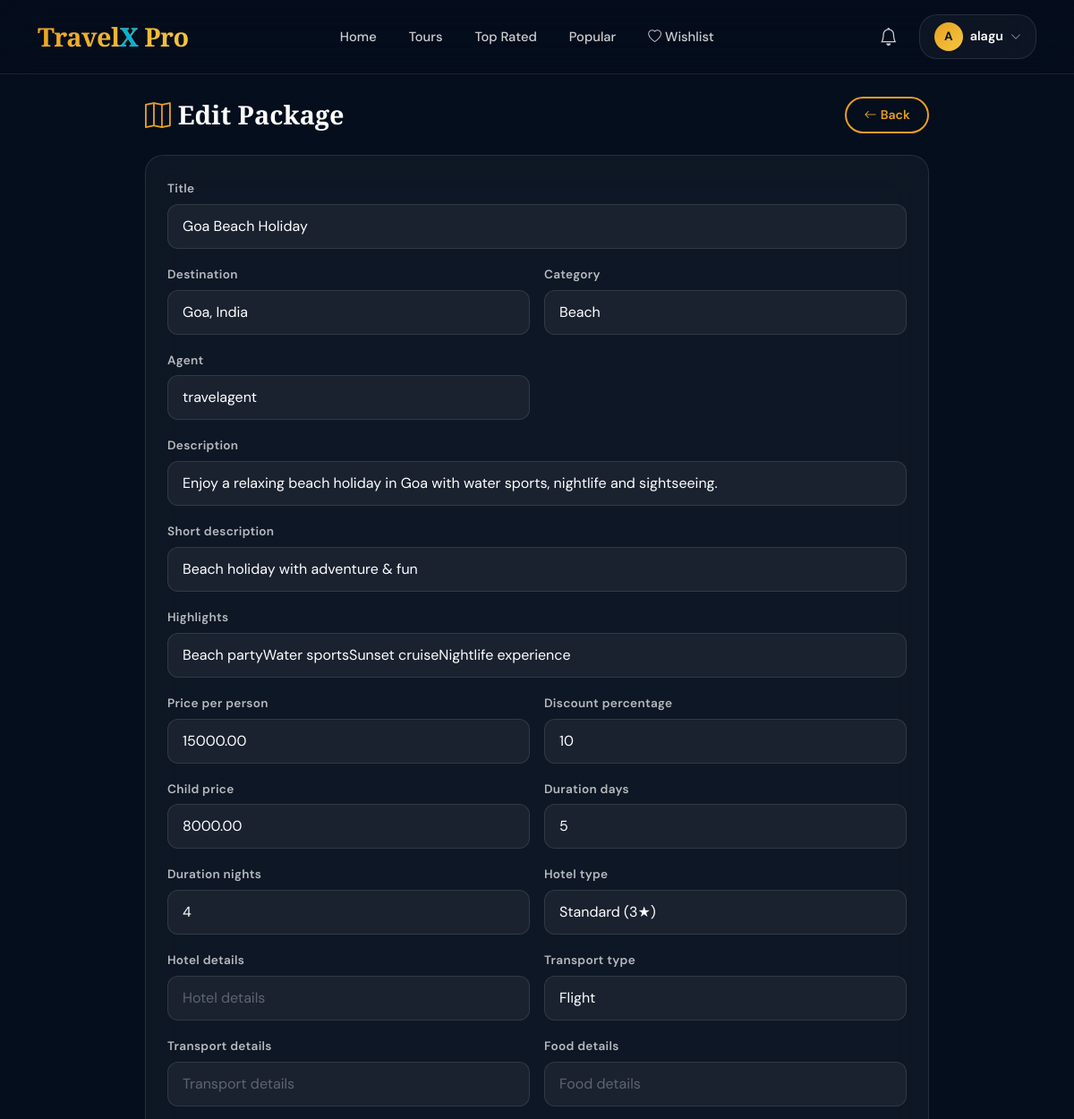
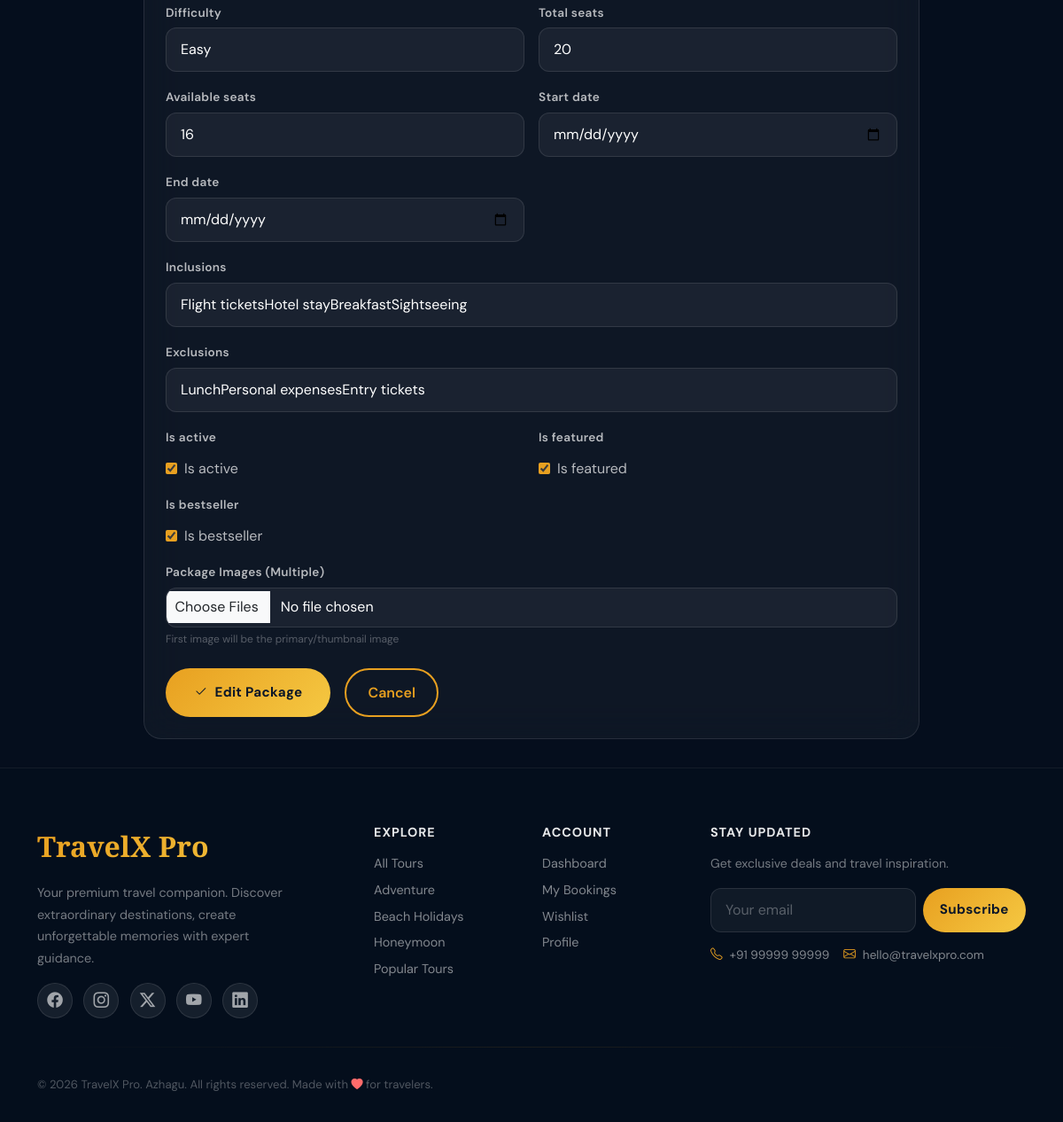
The app's page /dashboard/admin/packages/2/edit/ (signed in) with its own data (2 pictures, top to bottom).
### tours/models.py (models this page shows, shortened)
class TourPackage(models.Model):
    DIFFICULTY_CHOICES = [
        ('easy', 'Easy'),
        ('moderate', 'Moderate'),
        ('challenging', 'Challenging'),
    ]
    HOTEL_TYPE_CHOICES = [
        ('budget', 'Budget (2★)'),
        ('standard', 'Standard (3★)'),
        ('deluxe', 'Deluxe (4★)'),
        ('luxury', 'Luxury (5★)'),
    ]
    TRANSPORT_CHOICES = [
        ('flight', 'Flight'),
        ('train', 'Train'),
        ('bus', 'Bus'),
        ('cruise', 'Cruise'),
        ('self_drive', 'Self Drive'),
    ]
    package_id = models.UUIDField(default=uuid.uuid4, editable=False, unique=True)
    title = models.CharField(max_length=300)
    slug = models.SlugField(unique=True, blank=True, max_length=350)
    destination = models.ForeignKey(
        Destination,
        on_delete=models.SET_NULL,
        null=True,
        related_name='packages'
    )
    category = models.ForeignKey(
        TravelCategory,
        on_delete=models.SET_NULL,
        null=True,
        related_name='packages'
    )
    agent = models.ForeignKey(
        User,
        on_delete=models.SET_NULL,
        null=True,
        blank=True,
        related_name='packages'
    )
    description = models.TextField()
    short_description = models.CharField(max_length=500)
    highlights = models.TextField(help_text='One highlight per line')
    price_per_person = models.DecimalField(max_digits=10, decimal_places=2)
    discount_percentage = models.PositiveIntegerField(default=0, validators=[MaxValueValidator(100)])
    child_price = models.DecimalField(max_digits=10, decimal_places=2, default=0)
    duration_days = models.PositiveIntegerField()
    duration_nights = models.PositiveIntegerField()
    hotel_type = models.CharField(max_length=20, choices=HOTEL_TYPE_CHOICES, default='standard')
    hotel_details = models.TextField(blank=True)
    transport_type = models.CharField(max_length=20, choices=TRANSPORT_CHOICES, default='flight')
    transport_details = models.TextField(blank=True)
    food_details = models.TextField(blank=True)
    difficulty = models.CharField(max_length=20, choices=DIFFICULTY_CHOICES, default='easy')
    total_seats = models.PositiveIntegerField(default=20)
    available_seats = models.PositiveIntegerField(default=20)
    start_date = models.DateField(null=True, blank=True)
    end_date = models.DateField(null=True, blank=True)
    inclusions = models.TextField(blank=True)
    exclusions = models.TextField(blank=True)
    is_active = models.BooleanField(default=True)
    is_featured = models.BooleanField(default=False)
    is_bestseller = models.BooleanField(default=False)
    view_count = models.PositiveIntegerField(default=0)
    booking_count = models.PositiveIntegerField(default=0)
    avg_rating = models.DecimalField(max_digits=3, decimal_places=1, default=0)
    review_count = models.PositiveIntegerField(default=0)
    created_at = models.DateTimeField(auto_now_add=True)
    updated_at = models.DateTimeField(auto_now=True)
    class Meta:
        ordering = ['-created_at']

class Destination(models.Model):
    name = models.CharField(max_length=200)
    country = models.CharField(max_length=100)
    description = models.TextField()
    image = models.ImageField(upload_to='destinations/', blank=True, null=True)
    latitude = models.DecimalField(max_digits=9, decimal_places=6, null=True, blank=True)
    longitude = models.DecimalField(max_digits=9, decimal_places=6, null=True, blank=True)
    is_popular = models.BooleanField(default=False)
    created_at = models.DateTimeField(auto_now_add=True)
    def __str__(self):
        return f"{self.name}, {self.country}"

class TravelCategory(models.Model):
    name = models.CharField(max_length=100)
    icon = models.CharField(max_length=50, default='bi-globe')
    description = models.TextField(blank=True)
    slug = models.SlugField(unique=True, blank=True)
    def __str__(self):
        return self.name

### dashboard/views.py (the view)
# urls.py: path('admin/packages/<int:pk>/edit/', views.admin_edit_package, name='admin_edit_package'),
@login_required
def admin_edit_package(request, pk):
    if not is_agent_or_admin(request.user):
        raise PermissionDenied
    from tours.forms import PackageForm
    package = get_object_or_404(TourPackage, pk=pk)
    profile = getattr(request.user, 'profile', None)
    if profile and profile.role == 'agent':
        if package.agent != request.user:
            raise PermissionDenied  # வேற agent-ஓட package edit பண்ண முடியாது
    if request.method == 'POST':
        form = PackageForm(request.POST, instance=package)
        if form.is_valid():
            form.save()
            from django.contrib import messages
            messages.success(request, 'Package updated successfully!')
            if profile and profile.role == 'agent':
                return redirect('user_dashboard')
            return redirect('admin_packages')
    else:
        form = PackageForm(instance=package)
    return render(request, 'dashboard/admin_package_form.html', {
        'form': form,
        'action': 'Edit',
        'package': package
    })

### templates/dashboard/admin_package_form.html (shortened to what this page needs)
{% extends 'base.html' %}
{% block content %}
<div style="padding:2rem 0;min-height:80vh;">
  <div class="container" style="max-width:900px;">
    <div class="d-flex justify-content-between align-items-center mb-4">
      <h2 style="font-family:var(--font-display);font-size:1.8rem;font-weight:900;color:#fff;margin:0;">
        <i class="bi bi-map me-2" style="color:var(--tx-accent);"></i>{{ action }} Package
      </h2>
      {% if request.user.profile.role == 'agent' %}
      <a href="{% url 'user_dashboard' %}" class="btn-tx-outline btn" style="font-size:0.88rem;padding:0.5rem 1.2rem;">
        <i class="bi bi-arrow-left me-1"></i>Back
      </a>
      {% else %}
      <a href="{% url 'admin_packages' %}" class="btn-tx-outline btn" style="font-size:0.88rem;padding:0.5rem 1.2rem;">
        <i class="bi bi-arrow-left me-1"></i>Back
      </a>
      {% endif %}
    </div>
    <div class="glass-panel p-4">
      <form method="POST" enctype="multipart/form-data">
        <div class="row g-3">
          {% for field in form %}
          <div class="col-{% if field.field.widget.input_type == 'textarea' or field.name == 'description' or field.name == 'highlights' or field.name == 'inclusions' or field.name == 'exclusions' %}12{% elif field.name in 'title,short_description' %}12{% else %}md-6{% endif %}">
            <label class="form-label-tx">{{ field.label }}</label>
            <div>
              {% if field.field.widget.input_type == 'select' %}
              <select name="{{ field.html_name }}" class="form-control form-control-tx">
                {% for value, label in field.field.choices %}
                <option value="{{ value }}" {% if field.value == value %}selected{% endif %} style="background:#0a1628;">{{ label }}</option>
                {% endfor %}
              </select>
              {% elif field.field.widget.input_type == 'textarea' %}
              <textarea name="{{ field.html_name }}" class="form-control form-control-tx" rows="4"
                        placeholder="{{ field.help_text }}">{{ field.value|default:'' }}</textarea>
              {% elif field.field.widget.input_type == 'checkbox' %}
              <div style="margin-top:0.4rem;">
                <label style="display:flex;align-items:center;gap:0.5rem;cursor:pointer;color:rgba(255,255,255,0.7);">
                  <input type="checkbox" name="{{ field.html_name }}" {% if field.value %}checked{% endif %} style="accent-color:var(--tx-accent);">
                  {{ field.label }}
                </label>
              </div>
              {% else %}
              <input type="{{ field.field.widget.input_type }}" name="{{ field.html_name }}"
                     class="form-control form-control-tx" value="{{ field.value|default:'' }}"
                     {% if field.field.required %}required{% endif %}
                     placeholder="{{ field.label }}">
              {% endif %}
            </div>
          </div>
          {% endfor %}
          <div class="col-12">
            <label class="form-label-tx">Package Images (Multiple)</label>
            <input type="file" name="images" multiple accept="image/*" class="form-control form-control-tx"
                   style="padding:0.6rem;">
            <div style="font-size:0.75rem;color:rgba(255,255,255,0.3);margin-top:4px;">First image will be the primary/thumbnail image</div>
          </div>
        </div>
        <div class="d-flex gap-3 mt-4">
          <button type="submit" class="btn-tx-primary btn" style="padding:0.85rem 2rem;">
            <i class="bi bi-check2 me-2"></i>{{ action }} Package
          </button>
          {% if request.user.profile.role == 'agent' %}
          <a href="{% url 'user_dashboard' %}" class="btn-tx-outline btn" style="padding:0.85rem 1.5rem;">Cancel</a>
          {% else %}
          <a href="{% url 'admin_packages' %}" class="btn-tx-outline btn" style="padding:0.85rem 1.5rem;">Cancel</a>
          {% endif %}
        </div>
      </form>
    </div>
  </div>
</div>
{% endblock %}

### templates/base.html (shortened to what this page needs)
<!DOCTYPE html>
<html lang="en">
<head>
  <link href="https://cdn.jsdelivr.net/npm/bootstrap@5.3.0/dist/css/bootstrap.min.css" rel="stylesheet">
  <link href="https://cdn.jsdelivr.net/npm/bootstrap-icons@1.11.3/font/bootstrap-icons.css" rel="stylesheet">
  <link href="https://cdnjs.cloudflare.com/ajax/libs/animate.css/4.1.1/animate.min.css" rel="stylesheet">
</head>
<body>
<nav class="navbar-tx navbar navbar-expand-lg">
  <div class="container">
    <a class="navbar-brand-tx" href="{% url 'home' %}">
      Travel<span>X</span> Pro
    </a>
    <div class="collapse navbar-collapse" id="navbarMain">
      <ul class="navbar-nav mx-auto gap-1">
        <li class="nav-item">
          <a class="nav-link-tx nav-link {% if request.resolver_match.url_name == 'home' %}active{% endif %}"
             href="{% url 'home' %}">Home</a>
        </li>
        <li class="nav-item">
          <a class="nav-link-tx nav-link" href="{% url 'package_list' %}">Tours</a>
        </li>
        <li class="nav-item">
          <a class="nav-link-tx nav-link" href="{% url 'package_list' %}?sort=rating">Top Rated</a>
        </li>
        <li class="nav-item">
          <a class="nav-link-tx nav-link" href="{% url 'package_list' %}?sort=popular">Popular</a>
        </li>
        {% if user.is_authenticated %}
        <li class="nav-item">
          <a class="nav-link-tx nav-link" href="{% url 'wishlist' %}">
            <i class="bi bi-heart me-1"></i>Wishlist
          </a>
        </li>
        {% endif %}
      </ul>
      <div class="d-flex align-items-center gap-2">
        {% if user.is_authenticated %}
          <a href="{% url 'notifications' %}" class="position-relative nav-link-tx nav-link p-2">
            <i class="bi bi-bell fs-5"></i>
          </a>
          <div class="dropdown">
            <button class="btn d-flex align-items-center gap-2 glass-panel px-3 py-2"
                    style="color: white; border-color: rgba(255,255,255,0.1);"
                    data-bs-toggle="dropdown">
              <div style="width:32px;height:32px;border-radius:50%;background:linear-gradient(135deg,var(--tx-accent),var(--tx-gold));display:flex;align-items:center;justify-content:center;font-weight:700;font-size:0.85rem;color:var(--tx-primary);">
                {{ user.first_name|first|upper|default:user.username|first|upper }}
              </div>
              <span style="font-size:0.9rem;font-weight:600;">{{ user.first_name|default:user.username }}</span>
              <i class="bi bi-chevron-down" style="font-size:0.75rem;opacity:0.6;"></i>
            </button>
          </div>
        {% else %}
          <a href="{% url 'login' %}" class="btn-nav-login nav-link">Login</a>
          <a href="{% url 'register' %}" class="btn-nav-register nav-link">Register</a>
        {% endif %}
      </div>
    </div>
  </div>
</nav>
<main class="main-content">
  {% block content %}{% endblock %}
</main>
<footer class="footer-tx">
  <div class="container">
    <div class="row g-4">
      <div class="col-lg-4">
        <div class="footer-brand mb-3">TravelX Pro</div>
        <p style="color:rgba(255,255,255,0.45);font-size:0.9rem;line-height:1.7;max-width:300px;">
          Your premium travel companion. Discover extraordinary destinations, create unforgettable memories with expert guidance.
        </p>
        <div class="footer-social mt-3">
          <a href="#"><i class="bi bi-facebook"></i></a>
          <a href="#"><i class="bi bi-instagram"></i></a>
          <a href="#"><i class="bi bi-twitter-x"></i></a>
          <a href="#"><i class="bi bi-youtube"></i></a>
          <a href="#"><i class="bi bi-linkedin"></i></a>
        </div>
      </div>
      <div class="col-lg-2 col-6">
        <h6 style="color:rgba(255,255,255,0.9);font-weight:700;margin-bottom:1rem;font-size:0.9rem;letter-spacing:1px;text-transform:uppercase;">Explore</h6>
        <a href="{% url 'package_list' %}" class="footer-link">All Tours</a>
        <a href="{% url 'package_list' %}?category=adventure" class="footer-link">Adventure</a>
        <a href="{% url 'package_list' %}?category=beach" class="footer-link">Beach Holidays</a>
        <a href="{% url 'package_list' %}?category=honeymoon" class="footer-link">Honeymoon</a>
        <a href="{% url 'package_list' %}?sort=popular" class="footer-link">Popular Tours</a>
      </div>
      <div class="col-lg-2 col-6">
        <h6 style="color:rgba(255,255,255,0.9);font-weight:700;margin-bottom:1rem;font-size:0.9rem;letter-spacing:1px;text-transform:uppercase;">Account</h6>
        {% if user.is_authenticated %}
        <a href="{% url 'user_dashboard' %}" class="footer-link">Dashboard</a>
        <a href="{% url 'booking_history' %}" class="footer-link">My Bookings</a>
        <a href="{% url 'wishlist' %}" class="footer-link">Wishlist</a>
        <a href="{% url 'profile' %}" class="footer-link">Profile</a>
        {% else %}
        <a href="{% url 'login' %}" class="footer-link">Login</a>
        <a href="{% url 'register' %}" class="footer-link">Register</a>
        {% endif %}
      </div>
      <div class="col-lg-4">
        <h6 style="color:rgba(255,255,255,0.9);font-weight:700;margin-bottom:1rem;font-size:0.9rem;letter-spacing:1px;text-transform:uppercase;">Stay Updated</h6>
        <p style="color:rgba(255,255,255,0.45);font-size:0.88rem;margin-bottom:1rem;">Get exclusive deals and travel inspiration.</p>
        <div class="d-flex gap-2">
          <input type="email" class="form-control form-control-tx" placeholder="Your email" style="flex:1;">
          <button class="btn-tx-primary btn" style="white-space:nowrap;padding:0.6rem 1.2rem;">
            Subscribe
          </button>
        </div>
        <div class="mt-3 d-flex gap-3 flex-wrap">
          <div class="d-flex align-items-center gap-2" style="color:rgba(255,255,255,0.5);font-size:0.85rem;">
            <i class="bi bi-telephone" style="color:var(--tx-accent);"></i>
            +91 99999 99999
          </div>
          <div class="d-flex align-items-center gap-2" style="color:rgba(255,255,255,0.5);font-size:0.85rem;">
            <i class="bi bi-envelope" style="color:var(--tx-accent);"></i>
            hello@travelxpro.com
          </div>
        </div>
      </div>
    </div>
    <hr class="divider-tx">
    <div class="d-flex flex-wrap justify-content-between align-items-center">
      <p style="color:rgba(255,255,255,0.3);font-size:0.82rem;margin:0;">
        © 2026 TravelX Pro. Azhagu. All rights reserved. Made with <i class="bi bi-heart-fill" style="color:var(--tx-coral);"></i> for travelers.
      </p>
    </div>
  </div>
</footer>
</body>
</html>

### records on screen
TourPackage: title "Goa Beach Holiday" "Enjoy a relaxing beach holiday in Goa with water sports, nightlife and sightseeing." "Beach holiday with adventure & fun" "Beach partyWater sportsSunset cruiseNightlife experience" "15000.00" "8000.00" "Flight ticketsHotel stayBreakfastSightseeing" "LunchPersonal expensesEntry tickets", hotel_type "Standard (3★)" "Flight" "Easy"
Destination: destination "Goa, India"
TravelCategory: category "Beach"

### other values on screen
{{ user.first_name|first|upper|default:user.username|first|upper }} "A"
{{ user.first_name|default:user.username }} "alagu"
{{ action }} "Edit"
{{ field.label }} "Title" "Destination" "Category" "Agent" "Description" "Short description" "Highlights" "Price per person" "Discount percentage" "Child price" "Duration days" "Duration nights" "Hotel type" "Hotel details" "Transport type" "Transport details" "Food details" "Difficulty" "Total seats" "Available seats" "Start date" "End date" "Inclusions" "Exclusions" "Is active" "Is featured" "Is bestseller"
{{ field.label }} "Is active" "Is featured" "Is bestseller"
